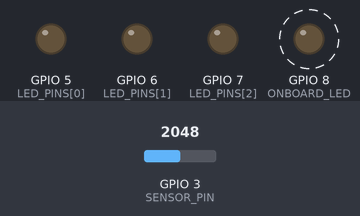
The sketch below on a simulated ESP32-S3. Parts: output pins drawn as LEDs (lit = HIGH). Dashed ring = blinking. The test bench sets the inputs (shaded band); at power-on: GPIO 3 (SENSOR_PIN) = 2048 (analog values on the 0–4095 scale). EEPROM starts erased; pins used as bus, display or sensor lines are not drawn; what the sketch prints to the serial monitor is not drawn. At 3.3 s the program puts the board to deep sleep or switches it off; the recording ends there.

Above: at 0.05 s.
Timing chart, 0 to 3.0 s (numbered marks = the images above):
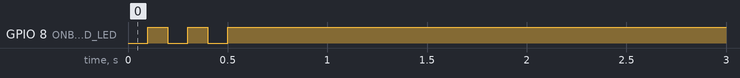

Measured:
- by itself, GPIO 8 (ONBOARD_LED): alternates HIGH for 0.10 s and LOW for 0.10 s, 5 changes in all, then stays HIGH

The sketch:

node_sketch_wifi_channel.ino
```cpp
#include <WiFi.h>
#include <esp_now.h>
#include <esp_wifi.h>
#include <esp_sleep.h>
#include <driver/gpio.h>
#include <Preferences.h>

// ---- Settings ----
const bool PRINT_INFO = true;         // true = print readings and checks to the Serial Monitor | false = silent
const bool DEBUG_MODE = false;        // true = stay awake | false = deep sleep
const bool BATTERY_TEST = false;      // true = no testing delays/blinks, 60 s sleep
const uint8_t NODE_ID = 1;
const int WIFI_CHANNEL = 1;           // must match your router's channel (the hub prints it at startup)
int DRY_VALUE = 3310;
int WET_VALUE = 1615;
const uint32_t DEFAULT_SLEEP_SECONDS = 60;  // used until the app sets an interval (the app's choice is saved in flash)

// Calibration mode (started from the app): fast readings so a dry/wet capture takes seconds
const int LISTEN_MS = 300;            // after each report, listen this long for a command from the hub
const int CAL_SAMPLES = 10;           // each fast reading averages this many samples (5 ms apart)
const int CAL_SAMPLE_MS = 500;        // pause between fast readings
const int CAL_MAX_SECONDS = 180;      // gives up and goes back to normal after this long

// LED settings (these are the ones the app will control later)
const bool LED_ENABLED = true;        // false = LED never lights, saves battery
const bool LED_IS_RGB = true;         // false = plain LED on pin 5 | true = RGB on pins 5, 6, 7
const bool LED_COMMON_ANODE = false;  // true if the shared leg goes to 3V3
const int LED_DRY_THRESHOLD = 30;     // LED lights only below this moisture percent
const int LED_BRIGHTNESS = 100;       // 0-100 percent (RGB mode only)
const int LED_ON_MS = 3000;           // how long it stays lit each wake
const uint8_t COLOR_VERY_DRY[3]     = {255, 0, 0};     // red at 0% moisture
const uint8_t COLOR_AT_THRESHOLD[3] = {255, 140, 0};   // orange just below the threshold
// ------------------

#define INFO(...) do { if (PRINT_INFO) Serial.printf(__VA_ARGS__); } while (0)

const int SENSOR_PIN = 3;
const int SENSOR_POWER_PIN = 4;
const int LED_PINS[3] = {5, 6, 7};    // red, green, blue
const int ONBOARD_LED = 8;
RTC_DATA_ATTR int wakeCount = 0;

uint8_t hubAddress[] = {0x68, 0x9D, 0xD2, 0x79, 0x89, 0x4C};

typedef struct {
  uint8_t nodeId;
  int raw;
  int percent;
  uint8_t mode;  // 0 = normal reading, 1 = calibration reading (the hub doesn't save these in history)
  uint32_t intervalSec;  // how long this node sleeps between readings, so the app can show and confirm it
} Reading;

// Commands the hub can send back to the node
enum { CMD_CAL_START = 1, CMD_CAL_STOP = 2, CMD_SET_INTERVAL = 3 };
typedef struct {
  uint8_t cmd;
  uint32_t value;  // CMD_SET_INTERVAL: the new sleep time in seconds
} Command;

const uint32_t MIN_SLEEP_SECONDS = 10;
const uint32_t MAX_SLEEP_SECONDS = 7UL * 24 * 3600;  // one week
uint32_t sleepSeconds = DEFAULT_SLEEP_SECONDS;

volatile bool sendDone = false;
volatile bool sendOk = false;
volatile uint8_t pendingCmd = 0;
volatile uint32_t pendingValue = 0;
int lastPercent = 0;

void onReceive(const esp_now_recv_info_t *info, const uint8_t *data, int len) {
  if (len != sizeof(Command)) return;
  Command c;
  memcpy(&c, data, sizeof(c));
  pendingValue = c.value;
  pendingCmd = c.cmd;
}

// The interval lives in flash, so it survives resets and battery changes.
void loadInterval() {
  Preferences prefs;
  prefs.begin("plant", true);
  uint32_t saved = prefs.getUInt("interval", DEFAULT_SLEEP_SECONDS);
  prefs.end();
  sleepSeconds = (saved >= MIN_SLEEP_SECONDS && saved <= MAX_SLEEP_SECONDS) ? saved : DEFAULT_SLEEP_SECONDS;
}

void saveInterval(uint32_t seconds) {
  Preferences prefs;
  prefs.begin("plant", false);
  prefs.putUInt("interval", seconds);
  prefs.end();
  sleepSeconds = seconds;
}

void onSent(const wifi_tx_info_t *info, esp_now_send_status_t status) {
  sendOk = (status == ESP_NOW_SEND_SUCCESS);
  sendDone = true;
}

void setChannel(int i, int value) {
  analogWrite(LED_PINS[i], LED_COMMON_ANODE ? 255 - value : value);
}

void showLed(int percent) {
  if (!LED_IS_RGB) {
    // Plain on/off LED on pin 5
    gpio_hold_dis((gpio_num_t)LED_PINS[0]);
    pinMode(LED_PINS[0], OUTPUT);
    digitalWrite(LED_PINS[0], HIGH);
    return;
  }
  // 0% = very dry color, at the threshold = the threshold color
  float t = constrain(percent / (float)LED_DRY_THRESHOLD, 0.0, 1.0);
  for (int i = 0; i < 3; i++) {
    gpio_hold_dis((gpio_num_t)LED_PINS[i]);
    float v = COLOR_VERY_DRY[i] + (COLOR_AT_THRESHOLD[i] - COLOR_VERY_DRY[i]) * t;
    v = v * LED_BRIGHTNESS / 100.0;
    setChannel(i, (int)v);
  }
}

void ledOff() {
  for (int i = 0; i < 3; i++) {
    setChannel(i, 0);
    pinMode(LED_PINS[i], OUTPUT);
    digitalWrite(LED_PINS[i], LED_IS_RGB && LED_COMMON_ANODE ? HIGH : LOW);
  }
}

void showLedIfDry() {
  if (!LED_ENABLED) return;
  if (lastPercent < LED_DRY_THRESHOLD) {
    INFO("[Node %d] Plant is dry (%d%% < %d%%): LED on\n",
                  NODE_ID, lastPercent, LED_DRY_THRESHOLD);
    showLed(lastPercent);
    delay(LED_ON_MS);
    ledOff();
  } else {
    INFO("[Node %d] Moisture OK (%d%%): LED stays off\n", NODE_ID, lastPercent);
  }
}

// Steady blue while calibrating, so you can see the node is in calibration mode
void showCalLed() {
  if (!LED_ENABLED) return;
  if (!LED_IS_RGB) {
    gpio_hold_dis((gpio_num_t)LED_PINS[0]);
    pinMode(LED_PINS[0], OUTPUT);
    digitalWrite(LED_PINS[0], HIGH);
    return;
  }
  for (int i = 0; i < 3; i++) {
    gpio_hold_dis((gpio_num_t)LED_PINS[i]);
    setChannel(i, i == 2 ? 80 : 0);
  }
}

bool sendPacket(int raw, int percent, uint8_t mode) {
  sendDone = false;
  sendOk = false;
  Reading r = {NODE_ID, raw, percent, mode, sleepSeconds};
  esp_now_send(hubAddress, (uint8_t *)&r, sizeof(r));
  unsigned long start = millis();
  while (!sendDone && millis() - start < 500) delay(5);
  return sendOk;
}

// Fast readings until the app says stop (or the time limit), then back to normal.
void runCalibration() {
  INFO("[Node %d] CALIBRATION MODE: fast readings until the app finishes (max %d s)\n",
       NODE_ID, CAL_MAX_SECONDS);
  showCalLed();

  gpio_hold_dis((gpio_num_t)SENSOR_POWER_PIN);
  pinMode(SENSOR_POWER_PIN, OUTPUT);
  digitalWrite(SENSOR_POWER_PIN, HIGH);
  delay(200);

  pendingCmd = 0;
  unsigned long start = millis();
  while (pendingCmd != CMD_CAL_STOP && millis() - start < CAL_MAX_SECONDS * 1000UL) {
    long total = 0;
    for (int i = 0; i < CAL_SAMPLES; i++) {
      total += analogRead(SENSOR_PIN);
      delay(5);
    }
    int raw = total / CAL_SAMPLES;
    int percent = constrain(map(raw, DRY_VALUE, WET_VALUE, 0, 100), 0, 100);
    bool delivered = sendPacket(raw, percent, 1);
    INFO("[Node %d] Calibration reading: %d (%s)\n", NODE_ID, raw, delivered ? "sent" : "NOT delivered");
    delay(CAL_SAMPLE_MS);
  }

  digitalWrite(SENSOR_POWER_PIN, LOW);
  ledOff();
  INFO("[Node %d] Calibration mode finished (%s)\n", NODE_ID,
       pendingCmd == CMD_CAL_STOP ? "stopped by the app" : "timed out");
  pendingCmd = 0;
}

void sendReading() {
  gpio_hold_dis((gpio_num_t)SENSOR_POWER_PIN);
  pinMode(SENSOR_POWER_PIN, OUTPUT);

  analogReadResolution(12);
  analogSetAttenuation(ADC_11db);

  digitalWrite(SENSOR_POWER_PIN, HIGH);
  delay(200);
  long total = 0;
  for (int i = 0; i < 10; i++) {
    total += analogRead(SENSOR_PIN);
    delay(10);
  }
  digitalWrite(SENSOR_POWER_PIN, LOW);

  int raw = total / 10;
  int percent = constrain(map(raw, DRY_VALUE, WET_VALUE, 0, 100), 0, 100);
  lastPercent = percent;
  INFO("[Node %d] Raw: %d | Moisture: %d%%\n", NODE_ID, raw, percent);
  // A disconnected sensor reads near 0 or near the 4095 maximum
  bool sensorOk = raw > 100 && raw < 4000;
  INFO("[Node %d] Sensor check: %s\n", NODE_ID,
       sensorOk ? "OK" : "PROBLEM (reading out of range: check the sensor wiring)");

  WiFi.mode(WIFI_STA);
  delay(100);
  WiFi.setTxPower(WIFI_POWER_8_5dBm);
  esp_wifi_set_promiscuous(true);
  esp_wifi_set_channel(WIFI_CHANNEL, WIFI_SECOND_CHAN_NONE);
  esp_wifi_set_promiscuous(false);

  if (esp_now_init() != ESP_OK) {
    INFO("[Node %d] Radio check FAILED: ESP-NOW init\n", NODE_ID);
    return;
  }
  esp_now_register_send_cb(onSent);
  esp_now_register_recv_cb(onReceive);

  esp_now_peer_info_t peer = {};
  memcpy(peer.peer_addr, hubAddress, 6);
  peer.channel = WIFI_CHANNEL;
  peer.encrypt = false;
  esp_now_add_peer(&peer);

  pendingCmd = 0;
  bool delivered = sendPacket(raw, percent, 0);
  INFO("[Node %d] Delivery to hub: %s\n", NODE_ID,
       delivered ? "SUCCESS" : "FAILED (is the hub on? does WIFI_CHANNEL match its channel?)");
  INFO("[Node %d] Summary: sensor %s | radio OK | hub %s\n", NODE_ID,
       sensorOk ? "OK" : "PROBLEM", delivered ? "OK" : "NOT REACHED");

  // Brief listening window: the hub answers here if the app asked for calibration mode
  if (delivered) {
    unsigned long start = millis();
    while (!pendingCmd && millis() - start < LISTEN_MS) delay(5);
    if (pendingCmd == CMD_CAL_START) {
      runCalibration();
    } else if (pendingCmd == CMD_SET_INTERVAL) {
      uint32_t seconds = pendingValue;
      if (seconds >= MIN_SLEEP_SECONDS && seconds <= MAX_SLEEP_SECONDS) {
        saveInterval(seconds);
        INFO("[Node %d] New interval from the app: %lu s (saved)\n", NODE_ID, (unsigned long)seconds);
        // Report again right away so the hub can confirm the new interval
        sendPacket(raw, percent, 0);
      } else {
        INFO("[Node %d] Ignored interval %lu s (allowed %lu to %lu)\n", NODE_ID, (unsigned long)seconds,
             (unsigned long)MIN_SLEEP_SECONDS, (unsigned long)MAX_SLEEP_SECONDS);
      }
    }
  }

  esp_now_deinit();
}

void setup() {
  if (PRINT_INFO) Serial.begin(115200);
  loadInterval();

  pinMode(ONBOARD_LED, OUTPUT);
  digitalWrite(ONBOARD_LED, HIGH);  // onboard LED off
  for (int i = 0; i < 3; i++) gpio_hold_dis((gpio_num_t)LED_PINS[i]);
  ledOff();

  if (DEBUG_MODE) {
    delay(3000);  // time to open the Serial Monitor
    return;       // loop() handles it in debug mode
  }

  wakeCount++;

  if (!BATTERY_TEST) {
    // Testing aids: three blinks and a pause so the USB port can reappear
    for (int i = 0; i < 3; i++) {
      digitalWrite(ONBOARD_LED, LOW);
      delay(100);
      digitalWrite(ONBOARD_LED, HIGH);
      delay(100);
    }
    delay(2000);
  }

  INFO("[Node %d] WOKE UP (wake #%d)\n", NODE_ID, wakeCount);

  sendReading();
  showLedIfDry();

  INFO("[Node %d] Sleeping %lu s\n", NODE_ID, (unsigned long)sleepSeconds);
  if (PRINT_INFO) Serial.flush();

  for (int i = 0; i < 3; i++) gpio_hold_en((gpio_num_t)LED_PINS[i]);
  gpio_hold_en((gpio_num_t)SENSOR_POWER_PIN);
  gpio_deep_sleep_hold_en();
  esp_sleep_enable_timer_wakeup(sleepSeconds * 1000000ULL);
  esp_deep_sleep_start();
}

void loop() {
  // Only reached in debug mode
  sendReading();
  showLedIfDry();
  delay(sleepSeconds * 1000UL);
}
```
